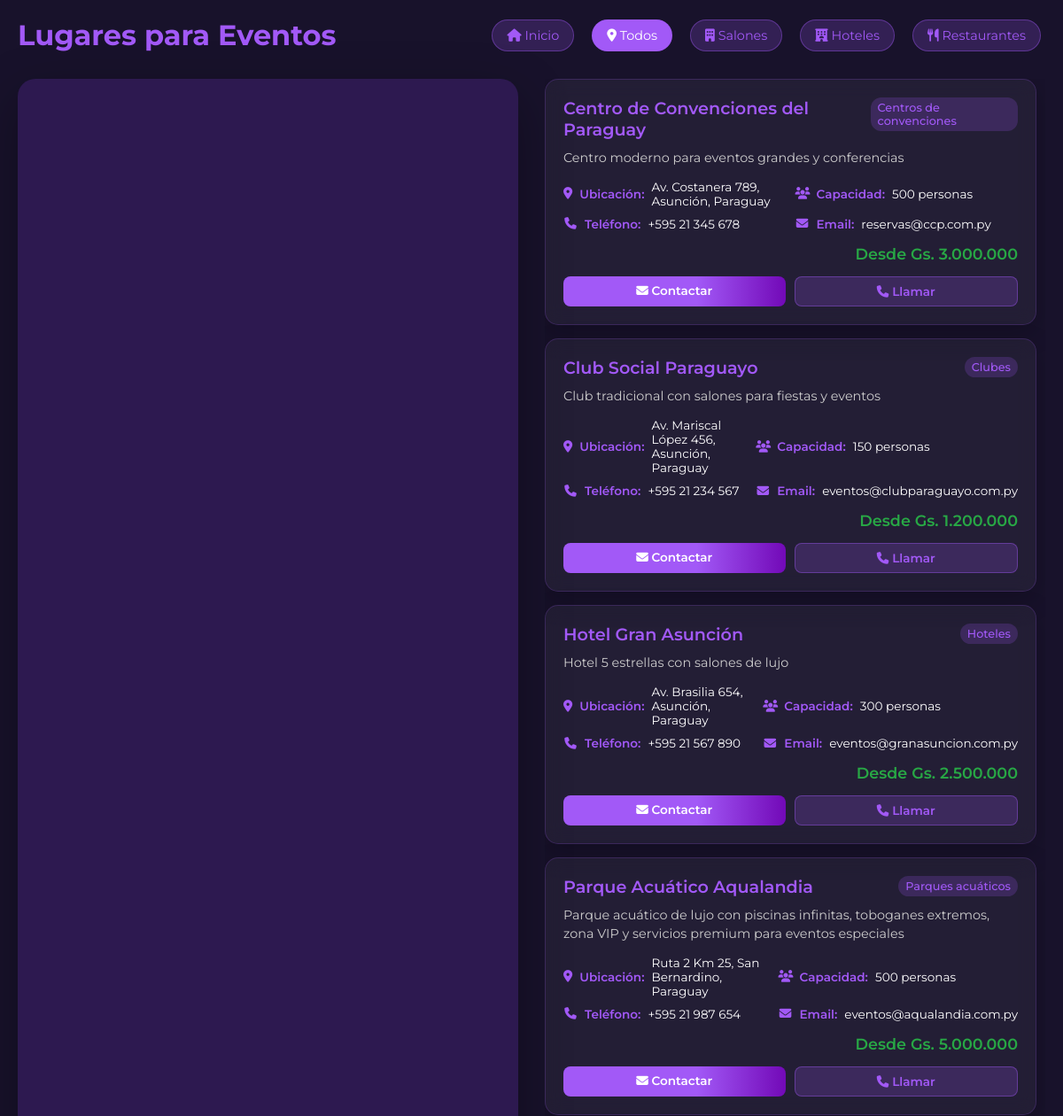
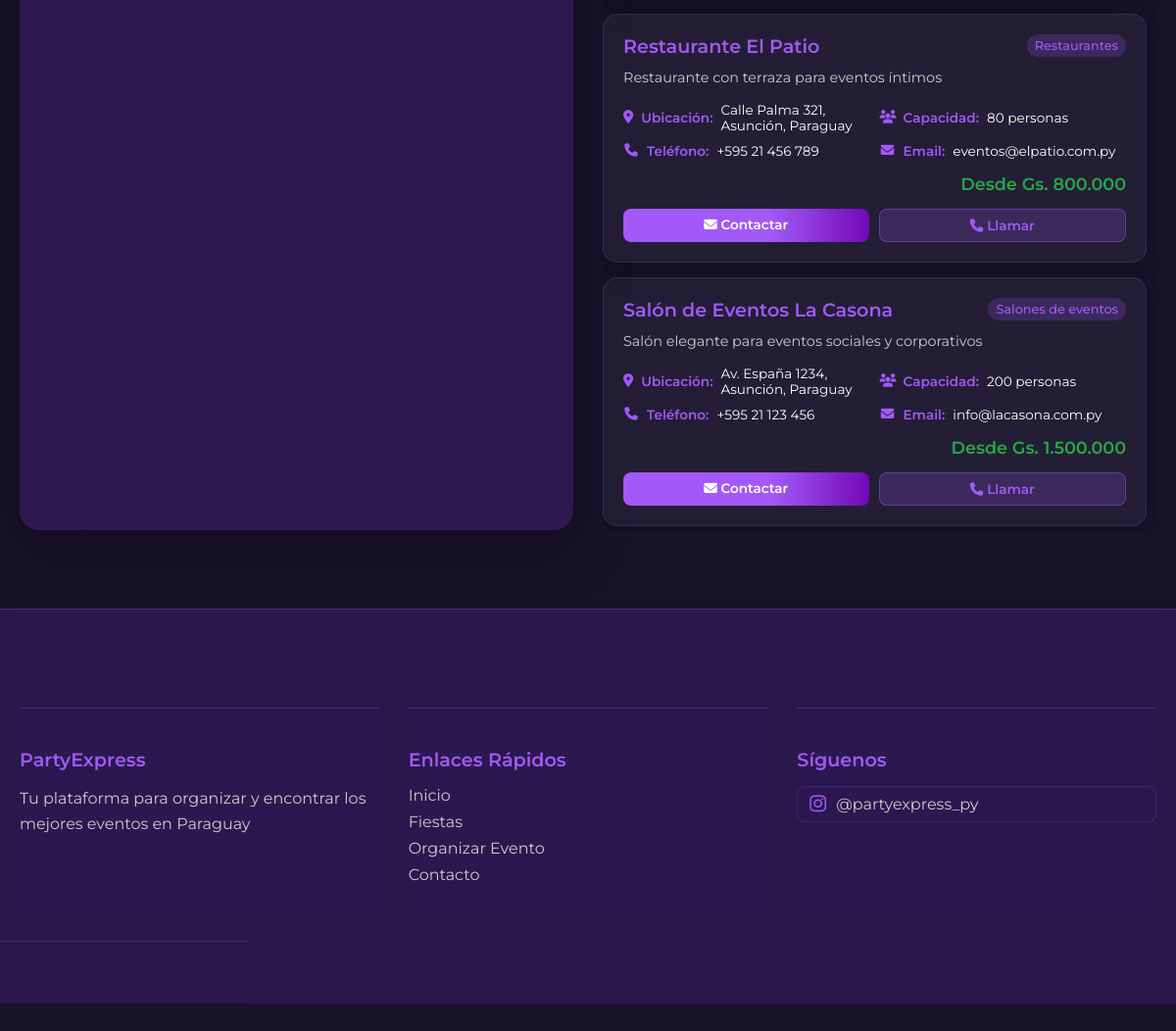
The app's page /lugares.php with its own data (2 pictures, top to bottom).
### tables this page shows
CREATE TABLE IF NOT EXISTS lugares_eventos (
        id INT AUTO_INCREMENT PRIMARY KEY,
        nombre VARCHAR(200) NOT NULL,
        descripcion TEXT,
        categoria VARCHAR(100) NOT NULL,
        direccion VARCHAR(255) NOT NULL,
        latitud DECIMAL(10,8) NOT NULL,
        longitud DECIMAL(11,8) NOT NULL,
        telefono VARCHAR(50),
        email VARCHAR(100),
        capacidad INT,
        precio_minimo DECIMAL(10,2),
        imagen VARCHAR(255),
        activo BOOLEAN DEFAULT TRUE,
        fecha_creacion TIMESTAMP DEFAULT CURRENT_TIMESTAMP,
        fecha_actualizacion TIMESTAMP DEFAULT CURRENT_TIMESTAMP ON UPDATE CURRENT_TIMESTAMP,
        
        INDEX idx_categoria (categoria),
        INDEX idx_activo (activo),
        INDEX idx_precio (precio_minimo),
        INDEX idx_ubicacion (latitud, longitud)
    );

### lugares.php (the view, shortened to what this page needs)
<?php
$lugares = [];
try {
    $conn = obtenerConexion();
    $stmt = $conn->prepare('SELECT * FROM lugares_eventos WHERE activo = TRUE ORDER BY nombre');
    $stmt->execute();
    $result = $stmt->get_result();
    while ($row = $result->fetch_assoc()) {
        $lugares[] = [
            'id' => $row['id'],
            'nombre' => $row['nombre'],
            'descripcion' => $row['descripcion'],
            'categoria' => $row['categoria'],
            'direccion' => $row['direccion'],
            'lat' => floatval($row['latitud']),
            'lng' => floatval($row['longitud']),
            'telefono' => $row['telefono'],
            'email' => $row['email'],
            'capacidad' => $row['capacidad'],
            'precio_min' => floatval($row['precio_minimo']),
            'imagen' => $row['imagen']
        ];
    }
} catch (Exception $e) {
    $lugares = [
        [
            'id' => 1,
            'nombre' => 'Salón de Eventos La Casona',
            'descripcion' => 'Salón elegante para eventos sociales y corporativos',
            'categoria' => 'Salones de eventos',
            'direccion' => 'Av. España 1234, Asunción, Paraguay',
            'lat' => -25.2637,
            'lng' => -57.5759,
            'telefono' => '+595 21 123 456',
            'email' => 'info@lacasona.com.py',
            'capacidad' => 200,
            'precio_min' => 1500000,
            'imagen' => 'img/lugar1.jpg'
        ],
        [
            'id' => 2,
            'nombre' => 'Club Social Paraguayo',
            'descripcion' => 'Club tradicional con salones para fiestas y eventos',
            'categoria' => 'Clubes',
            'direccion' => 'Av. Mariscal López 456, Asunción, Paraguay',
            'lat' => -25.2800,
            'lng' => -57.6300,
            'telefono' => '+595 21 234 567',
            'email' => 'eventos@clubparaguayo.com.py',
            'capacidad' => 150,
            'precio_min' => 1200000,
            'imagen' => 'img/lugar2.jpg'
        ]
    ];
}
function formatearPrecio($precio) {
    return 'Gs. ' . number_format($precio, 0, ',', '.');
}
?>
<!DOCTYPE html>
<html lang="es">
<head>
    <link rel="stylesheet" href="https://cdnjs.cloudflare.com/ajax/libs/font-awesome/6.4.2/css/all.min.css">
    <link rel="stylesheet" href="styles.css">
</head>
<body>
    <div class="lugares-container">
        <header class="lugares-header">
            <h1 class="lugares-title">Lugares para Eventos</h1>
            <div style="display: flex; gap: 10px; align-items: center; flex-wrap: wrap;">
                <a href="index.php" class="btn-filtro">
                    <i class="fa fa-home"></i> Inicio
                </a>
                <button class="btn-filtro activo" data-categoria="todos">
                    <i class="fa fa-map-marker-alt"></i> Todos
                </button>
                <button class="btn-filtro" data-categoria="Salones de eventos">
                    <i class="fa fa-building"></i> Salones
                </button>
                <button class="btn-filtro" data-categoria="Hoteles">
                    <i class="fa fa-hotel"></i> Hoteles
                </button>
                <button class="btn-filtro" data-categoria="Restaurantes">
                    <i class="fa fa-utensils"></i> Restaurantes
                </button>
            </div>
        </header>
        <div class="lugares-content">
            <div class="mapa-container">
                <div id="mapa"></div>
            </div>
            <div class="lugares-lista">
                <?php foreach ($lugares as $lugar): ?>
                    <div class="lugar-card" data-lugar-id="<?php echo $lugar['id']; ?>" data-lat="<?php echo $lugar['lat']; ?>" data-lng="<?php echo $lugar['lng']; ?>" data-categoria="<?php echo htmlspecialchars($lugar['categoria']); ?>">
                        <div class="lugar-header">
                            <h3 class="lugar-nombre"><?php echo htmlspecialchars($lugar['nombre']); ?></h3>
                            <span class="lugar-categoria"><?php echo htmlspecialchars($lugar['categoria']); ?></span>
                        </div>
                        <p class="lugar-descripcion"><?php echo htmlspecialchars($lugar['descripcion']); ?></p>
                        <div class="lugar-info">
                            <div class="info-item">
                                <i class="fa fa-map-marker-alt info-icon"></i>
                                <span class="info-label">Ubicación:</span>
                                <span class="info-value"><?php echo htmlspecialchars($lugar['direccion']); ?></span>
                            </div>
                            <div class="info-item">
                                <i class="fa fa-users info-icon"></i>
                                <span class="info-label">Capacidad:</span>
                                <span class="info-value"><?php echo $lugar['capacidad']; ?> personas</span>
                            </div>
                            <div class="info-item">
                                <i class="fa fa-phone info-icon"></i>
                                <span class="info-label">Teléfono:</span>
                                <span class="info-value"><?php echo htmlspecialchars($lugar['telefono']); ?></span>
                            </div>
                            <div class="info-item">
                                <i class="fa fa-envelope info-icon"></i>
                                <span class="info-label">Email:</span>
                                <span class="info-value"><?php echo htmlspecialchars($lugar['email']); ?></span>
                            </div>
                        </div>
                        <div class="lugar-precio">
                            Desde <?php echo formatearPrecio($lugar['precio_min']); ?>
                        </div>
                        <div class="lugar-acciones">
                            <a href="mailto:<?php echo htmlspecialchars($lugar['email']); ?>" class="btn-contacto">
                                <i class="fa fa-envelope"></i> Contactar
                            </a>
                            <a href="tel:<?php echo htmlspecialchars($lugar['telefono']); ?>" class="btn-ver">
                                <i class="fa fa-phone"></i> Llamar
                            </a>
                        </div>
                    </div>
                <?php endforeach; ?>
            </div>
        </div>
    </div>
    <footer class="footer-section">
        <div class="footer-content">
            <div class="footer-section">
                <h3>PartyExpress</h3>
                <p>Tu plataforma para organizar y encontrar los mejores eventos en Paraguay</p>
            </div>
            <div class="footer-section">
                <h3>Enlaces Rápidos</h3>
                <ul>
                    <li><a href="index.php">Inicio</a></li>
                    <li><a href="fiestas.php">Fiestas</a></li>
                    <li><a href="organizar.php">Organizar Evento</a></li>
                    <li><a href="contacto.php">Contacto</a></li>
                </ul>
            </div>
            <div class="footer-section">
                <h3>Síguenos</h3>
                <div class="redes-sociales">
                    <a href="https://www.instagram.com/partyexpress_py?utm_source=ig_web_button_share_sheet&igsh=MXF6dWcydmt0dTFuNA==" target="_blank" class="red-social">
                        <i class="fab fa-instagram"></i>
                        <span>@partyexpress_py</span>
                    </a>
                </div>
            </div>
        </div>
        <div class="footer-bottom">
            <p>&copy; 2024 PartyExpress. Todos los derechos reservados.</p>
        </div>
    </footer>
</body>
</html>

### styles.css (style rules this page uses)
* { margin: 0; padding: 0; box-sizing: border-box; font-family: 'Montserrat', Arial, sans-serif; }
body { background: #18122B; }

### lugares.php (style rules this page uses)
.lugares-container { max-width: 1400px; margin: 0 auto; padding: 20px; }
.lugares-header { display: flex; justify-content: space-between; align-items: center; margin-bottom: 30px; flex-wrap: wrap; gap: 15px; }
.lugares-title { color: #a259f7; font-size: 2rem; margin: 0; }
.btn-filtro { background: rgba(162,89,247,0.2); color: #a259f7; border: 1px solid rgba(162,89,247,0.4); padding: 8px 16px; border-radius: 20px; text-decoration: none; font-size: 0.9rem; transition: all 0.3s ease; margin: 0 5px; }
.btn-filtro:hover, .btn-filtro.activo { background: #a259f7; color: white; }
.lugares-content { display: grid; grid-template-columns: 1fr 1fr; gap: 30px; height: 70vh; }
.mapa-container { background: #2D1950; border-radius: 20px; overflow: hidden; box-shadow: 0 20px 60px rgba(0,0,0,0.3); position: relative; }
#mapa { width: 100%; height: 100%; border-radius: 20px; }
.lugares-lista { overflow-y: auto; padding-right: 10px; }
.lugar-card { background: rgba(255,255,255,0.05); border-radius: 15px; padding: 20px; margin-bottom: 15px; backdrop-filter: blur(10px); border: 1px solid rgba(162,89,247,0.2); box-shadow: 0 10px 30px rgba(0,0,0,0.2); transition: all 0.3s ease; cursor: pointer; }
.lugar-header { display: flex; justify-content: space-between; align-items: flex-start; margin-bottom: 10px; }
.lugar-nombre { color: #a259f7; font-size: 1.2rem; font-weight: 600; margin: 0; }
.lugar-categoria { background: rgba(162,89,247,0.2); color: #a259f7; padding: 4px 8px; border-radius: 12px; font-size: 0.8rem; font-weight: 500; }
.lugar-descripcion { color: #ccc; font-size: 0.9rem; margin-bottom: 15px; line-height: 1.4; }
.lugar-info { display: grid; grid-template-columns: 1fr 1fr; gap: 10px; margin-bottom: 15px; }
.info-item { display: flex; align-items: center; gap: 8px; font-size: 0.85rem; }
.info-icon { color: #a259f7; width: 16px; text-align: center; }
.info-label { color: #a259f7; font-weight: 600; }
.info-value { color: #fff; }
.lugar-precio { color: #28a745; font-weight: 600; font-size: 1.1rem; text-align: right; }
.lugar-acciones { display: flex; gap: 10px; margin-top: 15px; }
.btn-contacto { background: linear-gradient(90deg, #a259f7 60%, #7209b7 100%); color: white; padding: 8px 16px; border-radius: 8px; text-decoration: none; font-size: 0.85rem; font-weight: 600; transition: all 0.3s ease; flex: 1; text-align: center; }
.btn-ver { background: rgba(162,89,247,0.2); color: #a259f7; border: 1px solid rgba(162,89,247,0.4); padding: 8px 16px; border-radius: 8px; text-decoration: none; font-size: 0.85rem; font-weight: 600; transition: all 0.3s ease; flex: 1; text-align: center; }
.footer-section { background: rgba(45, 25, 80, 0.9); backdrop-filter: blur(10px); border-top: 1px solid rgba(162,89,247,0.3); padding: 40px 0 20px; margin-top: 60px; }
.footer-content { max-width: 1200px; margin: 0 auto; padding: 0 20px; display: grid; grid-template-columns: repeat(auto-fit, minmax(250px, 1fr)); gap: 30px; }
.footer-section h3 { color: #a259f7; font-size: 1.2rem; margin-bottom: 15px; font-weight: 600; }
.footer-section p { color: #ccc; line-height: 1.6; margin-bottom: 15px; }
.footer-section ul { list-style: none; padding: 0; margin: 0; }
.footer-section ul li { margin-bottom: 8px; }
.footer-section ul li a { color: #ccc; text-decoration: none; transition: color 0.3s ease; }
.redes-sociales { display: flex; flex-direction: column; gap: 10px; }
.red-social { display: flex; align-items: center; gap: 10px; color: #ccc; text-decoration: none; padding: 8px 12px; border-radius: 8px; transition: all 0.3s ease; border: 1px solid rgba(162,89,247,0.2); }
.red-social i { font-size: 1.2rem; color: #a259f7; }
.footer-bottom { border-top: 1px solid rgba(162,89,247,0.2); margin-top: 30px; padding-top: 20px; text-align: center; }
.footer-bottom p { color: #888; font-size: 0.9rem; margin: 0; }

### records on screen
lugares_eventos: nombre "Centro de Convenciones del Paraguay", categoria "Centros de convenciones", descripcion "Centro moderno para eventos grandes y conferencias", direccion "Av. Costanera 789, Asunción, Paraguay", capacidad "500", telefono "+595 21 345 678", email "reservas@ccp.com.py", precio_min "Gs. 3.000.000"
lugares_eventos: nombre "Club Social Paraguayo", categoria "Clubes", descripcion "Club tradicional con salones para fiestas y eventos", direccion "Av. Mariscal López 456, Asunción, Paraguay", capacidad "150", telefono "+595 21 234 567", email "eventos@clubparaguayo.com.py", precio_min "Gs. 1.200.000"
lugares_eventos: nombre "Hotel Gran Asunción", categoria "Hoteles", descripcion "Hotel 5 estrellas con salones de lujo", direccion "Av. Brasilia 654, Asunción, Paraguay", capacidad "300", telefono "+595 21 567 890", email "eventos@granasuncion.com.py", precio_min "Gs. 2.500.000"
lugares_eventos: nombre "Parque Acuático Aqualandia", categoria "Parques acuáticos", descripcion "Parque acuático de lujo con piscinas infinitas, toboganes extremos, zona VIP y servicios premium para eventos especiales", direccion "Ruta 2 Km 25, San Bernardino, Paraguay", capacidad "500", telefono "+595 21 987 654", email "eventos@aqualandia.com.py", precio_min "Gs. 5.000.000"
lugares_eventos: nombre "Restaurante El Patio", categoria "Restaurantes", descripcion "Restaurante con terraza para eventos íntimos", direccion "Calle Palma 321, Asunción, Paraguay", capacidad "80", telefono "+595 21 456 789", email "eventos@elpatio.com.py", precio_min "Gs. 800.000"
lugares_eventos: nombre "Salón de Eventos La Casona", categoria "Salones de eventos", descripcion "Salón elegante para eventos sociales y corporativos", direccion "Av. España 1234, Asunción, Paraguay", capacidad "200", telefono "+595 21 123 456", email "info@lacasona.com.py", precio_min "Gs. 1.500.000"
